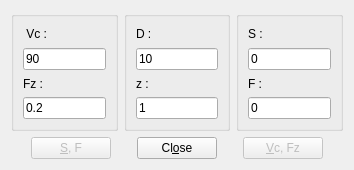
<?xml version="1.0" encoding="UTF-8"?>
<ui version="4.0">
 <class>FeedsDialog</class>
 <widget class="QDialog" name="FeedsDialog">
  <property name="geometry">
   <rect>
    <x>0</x>
    <y>0</y>
    <width>354</width>
    <height>170</height>
   </rect>
  </property>
  <property name="windowTitle">
   <string>Dialog</string>
  </property>
  <layout class="QVBoxLayout" name="verticalLayout">
   <item>
    <layout class="QHBoxLayout" name="horizontalLayout_2">
     <item>
      <widget class="QGroupBox" name="groupBox_3">
       <property name="title">
        <string/>
       </property>
       <layout class="QVBoxLayout" name="verticalLayout_6">
        <item>
         <widget class="QLabel" name="label">
          <property name="toolTip">
           <string>Cutting speed</string>
          </property>
          <property name="text">
           <string> Vc :</string>
          </property>
         </widget>
        </item>
        <item>
         <widget class="QLineEdit" name="vcInput">
          <property name="toolTip">
           <string>Cutting speed (m/min)</string>
          </property>
          <property name="text">
           <string>90</string>
          </property>
          <property name="maxLength">
           <number>4</number>
          </property>
          <property name="dragEnabled">
           <bool>true</bool>
          </property>
         </widget>
        </item>
        <item>
         <widget class="QLabel" name="label_2">
          <property name="toolTip">
           <string>Feed per tooth</string>
          </property>
          <property name="text">
           <string>Fz :</string>
          </property>
         </widget>
        </item>
        <item>
         <widget class="QLineEdit" name="fzInput">
          <property name="toolTip">
           <string>Feed per tooth (mm)</string>
          </property>
          <property name="text">
           <string>0.2</string>
          </property>
          <property name="maxLength">
           <number>8</number>
          </property>
          <property name="dragEnabled">
           <bool>true</bool>
          </property>
         </widget>
        </item>
       </layout>
      </widget>
     </item>
     <item>
      <widget class="QGroupBox" name="groupBox_2">
       <property name="title">
        <string/>
       </property>
       <layout class="QVBoxLayout" name="verticalLayout_2">
        <item>
         <widget class="QLabel" name="label_5">
          <property name="toolTip">
           <string>Tool diameter</string>
          </property>
          <property name="text">
           <string>D :</string>
          </property>
         </widget>
        </item>
        <item>
         <widget class="QLineEdit" name="dInput">
          <property name="toolTip">
           <string>Tool diameter (mm)</string>
          </property>
          <property name="text">
           <string>10</string>
          </property>
          <property name="maxLength">
           <number>6</number>
          </property>
          <property name="dragEnabled">
           <bool>true</bool>
          </property>
         </widget>
        </item>
        <item>
         <widget class="QLabel" name="label_6">
          <property name="toolTip">
           <string>Number of toot's</string>
          </property>
          <property name="text">
           <string>z :</string>
          </property>
         </widget>
        </item>
        <item>
         <widget class="QLineEdit" name="zInput">
          <property name="toolTip">
           <string>Number of toot's</string>
          </property>
          <property name="text">
           <string>1</string>
          </property>
          <property name="maxLength">
           <number>3</number>
          </property>
          <property name="dragEnabled">
           <bool>true</bool>
          </property>
         </widget>
        </item>
       </layout>
      </widget>
     </item>
     <item>
      <widget class="QGroupBox" name="groupBox">
       <property name="title">
        <string/>
       </property>
       <layout class="QVBoxLayout" name="verticalLayout_5">
        <item>
         <widget class="QLabel" name="label_3">
          <property name="toolTip">
           <string>Spindle speed</string>
          </property>
          <property name="text">
           <string>S :</string>
          </property>
         </widget>
        </item>
        <item>
         <widget class="QLineEdit" name="sInput">
          <property name="toolTip">
           <string>Spindle speed (r/min)</string>
          </property>
          <property name="text">
           <string>0</string>
          </property>
          <property name="maxLength">
           <number>9</number>
          </property>
          <property name="dragEnabled">
           <bool>true</bool>
          </property>
         </widget>
        </item>
        <item>
         <widget class="QLabel" name="label_4">
          <property name="toolTip">
           <string>Table feed</string>
          </property>
          <property name="text">
           <string>F :</string>
          </property>
         </widget>
        </item>
        <item>
         <widget class="QLineEdit" name="fInput">
          <property name="toolTip">
           <string>Table feed (mm/min)</string>
          </property>
          <property name="text">
           <string>0</string>
          </property>
          <property name="maxLength">
           <number>9</number>
          </property>
          <property name="dragEnabled">
           <bool>true</bool>
          </property>
         </widget>
        </item>
       </layout>
      </widget>
     </item>
    </layout>
   </item>
   <item>
    <layout class="QHBoxLayout" name="horizontalLayout">
     <item>
      <spacer name="horizontalSpacer">
       <property name="orientation">
        <enum>Qt::Horizontal</enum>
       </property>
       <property name="sizeHint" stdset="0">
        <size>
         <width>40</width>
         <height>20</height>
        </size>
       </property>
      </spacer>
     </item>
     <item>
      <widget class="QPushButton" name="computeButton">
       <property name="enabled">
        <bool>false</bool>
       </property>
       <property name="toolTip">
        <string>Compute spindle speed and table feed</string>
       </property>
       <property name="text">
        <string>&amp;S, F</string>
       </property>
       <property name="icon">
        <iconset resource="application.qrc">
         <normaloff>:/images/funct.png</normaloff>:/images/funct.png</iconset>
       </property>
       <property name="autoDefault">
        <bool>false</bool>
       </property>
      </widget>
     </item>
     <item>
      <spacer name="horizontalSpacer_4">
       <property name="orientation">
        <enum>Qt::Horizontal</enum>
       </property>
       <property name="sizeHint" stdset="0">
        <size>
         <width>40</width>
         <height>20</height>
        </size>
       </property>
      </spacer>
     </item>
     <item>
      <widget class="QPushButton" name="closeButton">
       <property name="text">
        <string>Cl&amp;ose</string>
       </property>
       <property name="icon">
        <iconset resource="application.qrc">
         <normaloff>:/images/window-close.png</normaloff>:/images/window-close.png</iconset>
       </property>
       <property name="autoDefault">
        <bool>false</bool>
       </property>
      </widget>
     </item>
     <item>
      <spacer name="horizontalSpacer_3">
       <property name="orientation">
        <enum>Qt::Horizontal</enum>
       </property>
       <property name="sizeHint" stdset="0">
        <size>
         <width>40</width>
         <height>20</height>
        </size>
       </property>
      </spacer>
     </item>
     <item>
      <widget class="QPushButton" name="computeVcButton">
       <property name="enabled">
        <bool>false</bool>
       </property>
       <property name="toolTip">
        <string>Compute cutting speed and feed per tooth</string>
       </property>
       <property name="text">
        <string>&amp;Vc, Fz</string>
       </property>
       <property name="icon">
        <iconset resource="application.qrc">
         <normaloff>:/images/funct.png</normaloff>:/images/funct.png</iconset>
       </property>
       <property name="autoDefault">
        <bool>false</bool>
       </property>
      </widget>
     </item>
     <item>
      <spacer name="horizontalSpacer_2">
       <property name="orientation">
        <enum>Qt::Horizontal</enum>
       </property>
       <property name="sizeHint" stdset="0">
        <size>
         <width>40</width>
         <height>20</height>
        </size>
       </property>
      </spacer>
     </item>
    </layout>
   </item>
  </layout>
 </widget>
 <resources>
  <include location="application.qrc"/>
 </resources>
 <connections/>
</ui>
